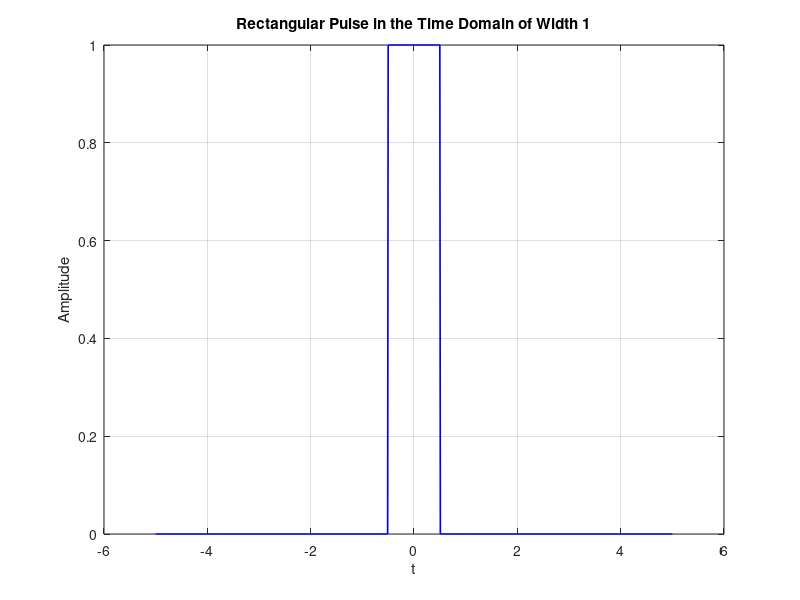
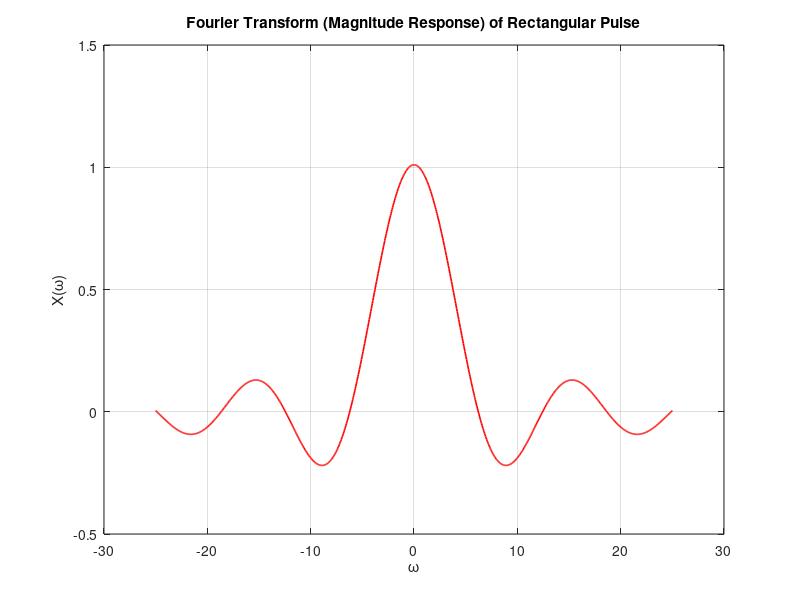
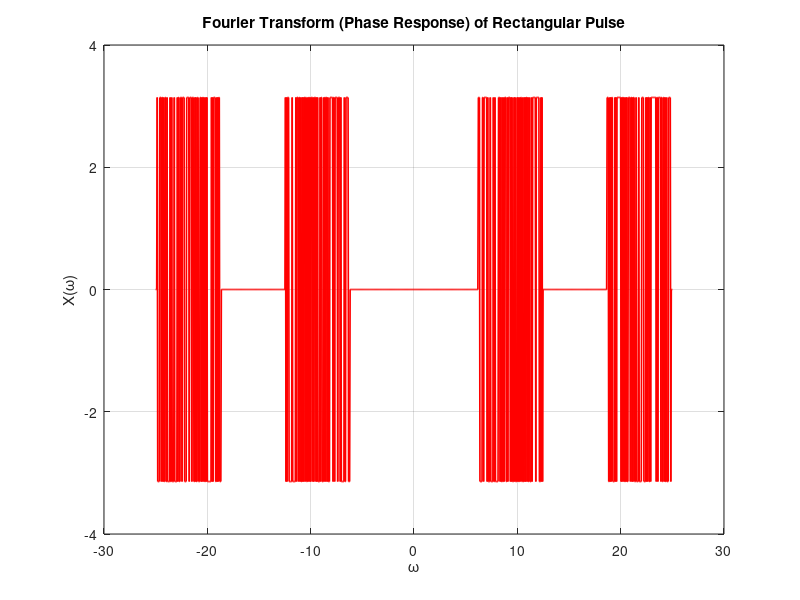
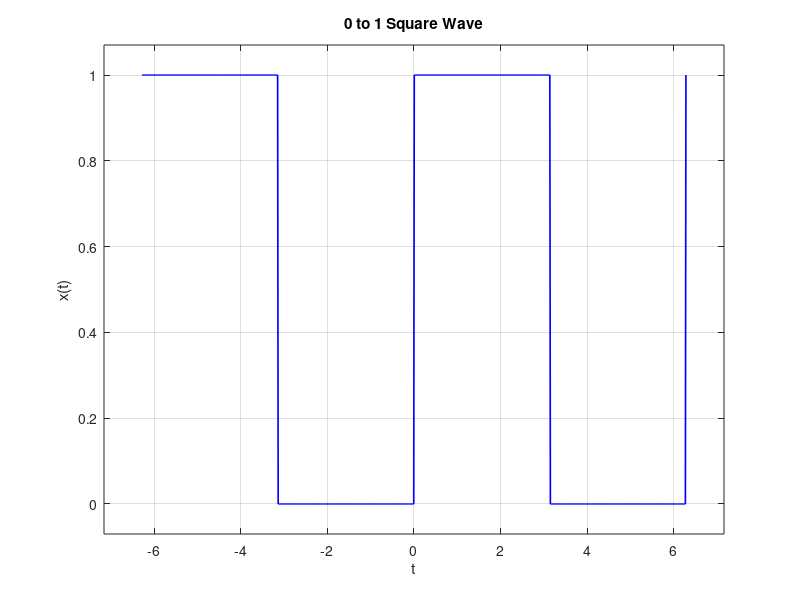

MATLAB code to generate these figures, in order: (Note: this script raises an error after producing the figures.)
clear;
clc;
close all;

%% Continuous-Time Fourier Transform (FT)
% Example: Rectangular Pulse (Time-Limited Signal)

t = -5:0.01:5;
t1 = -25:0.01:25;
x = double(abs(t) <= 0.5).*1; % Rectangular pulse of width 1 centered at 0
x1 = double(abs(t1) <= 0.5).*1;

% Compute Fourier Transform using numerical integration
omega = linspace(-25, 25, 1000);
X = zeros(size(omega));
for k = 1:length(omega)
    X(k) = trapz(t, x .* exp(-1j*omega(k)*t));
end

figure(1);
plot(t, x, 'b', 'LineWidth', 1.2);
title('Rectangular Pulse in the Time Domain of Width 1');
xlabel('t');
ylabel('Amplitude');
grid on;

figure(2);
plot(omega, X, 'r', 'LineWidth', 1.2);
title('Fourier Transform (Magnitude Response) of Rectangular Pulse');
xlabel('\omega');
ylabel('X(\omega)');
grid on;

figure(3);
plot(omega, angle(X), 'r', 'LineWidth', 1.2);
title('Fourier Transform (Phase Response) of Rectangular Pulse');
xlabel('\omega');
ylabel('X(\omega)');
grid on;

figure(4);
plot(omega, X, 'r', 'LineWidth', 1.2);
hold on;
plot(t1, x1, 'b', 'LineWidth', 1.2);
hold off;
title('Fourier Transform of Rectangular Pulse');
legend('"Continuous" Time Fourier Transform', 'Original Rectangular Pulse');
xlabel('\omega');
ylabel('|X(\omega)|');
grid on;


%% Fourier Series (FS)
% Example: 0 to 1 Square Wave Approximation using Odd Harmonics

T = 2*pi;
t = linspace(-T, T, 1000);

x = 0.5 * (square(t) + 1); % Original square wave in [0, 1]

N = 10; % Number of harmonics
x_FS = 0.5 * ones(size(t));  % Start with DC term (a0 = 0.5)

% Build the Fourier series approximation (sine terms only)
for k = 1:N
    n = 2*k - 1;
    bn = (2 / (pi * n));  % Correct for 0-1 square wave
    x_FS = x_FS + bn * sin(n * t);
end

figure(4);
plot(t, x, 'b', 'LineWidth', 1.2);
title('0 to 1 Square Wave');
xlabel('t'); 
ylabel('x(t)');
grid on;
axis padded;

figure(5);
plot(t, x_FS, 'r', 'LineWidth', 1.2);
title(['Fourier Series Approx. of 0 to 1 Square Wave (N = ' num2str(N) ' terms)']);
xlabel('\Omega'); 
ylabel('X(\Omega)');
grid on;

figure(6);
plot(t, x_FS, 'r', 'LineWidth', 1.2);
hold on;
plot(t, x, 'b', 'LineWidth', 1.2);
hold off;
title(['Fourier Series Approx. of 0–1 Square Wave (N = ' num2str(N) ' terms)']);
legend( 'Fourier Series Approximation', 'Original Square Wave');
xlabel('t or \Omega'); 
ylabel('x(t) or X(t)');
grid on;
axis padded;


%% Discrete-Time Fourier Transform (DTFT)
% Example: Finite-length signal


% Creates the chirp sound sequence that exists over t and starts at 200 Hz
% and ends at 1200 Hz at t_f = 1 s
chirp_seq = chirp(t,f_0, t_f, f_f);

% Computes the DTFT of the various partitions with zero padding
seq_DTFT = fft(chirp_seq); % FFT with zero padding
phase = angle(seq_DTFT);
phase(abs(seq_DTFT) < 1) = 0;

% Computes a new normalized angular frequency axis 
x_axis = linspace(-pi, pi, length(seq_DTFT));

% Plots each of the graphs for each "sum limits"
figure(7);
subplot(3, 1, 2);
plot(x_axis, abs(seq_DTFT), 'b', 'LineWidth', 1.2);
ylabel('|X(\omega)|')
xlabel('Normalized Angular Frequency (\omega) (rads/sample)')
title("Magnitude Response for the Chirp Signal");
grid on;

subplot(3, 1, 3);
plot(x_axis, phase, 'b', 'LineWidth', 1.2);
ylabel('∠X(\omega) (Phase in radians)');
xlabel('Normalized Angular Frequency (\omega) (rads/sample)')
title("Phase Response for the Chirp Signal");
grid on;




%% Discrete Fourier Transform (DFT)
% Example: Same signal as DTFT, now sampled in frequency

x = [1 2 3 4 3 2 1];
N = length(x);
X = fft(x); % DFT using FFT

k = 0:N-1;
omega_k = 2*pi*k/N;

figure(8);
stem(omega_k, abs(X));
title('DFT Magnitude Spectrum');
xlabel('\omega_k');
ylabel('|X[k]|');
grid on;
